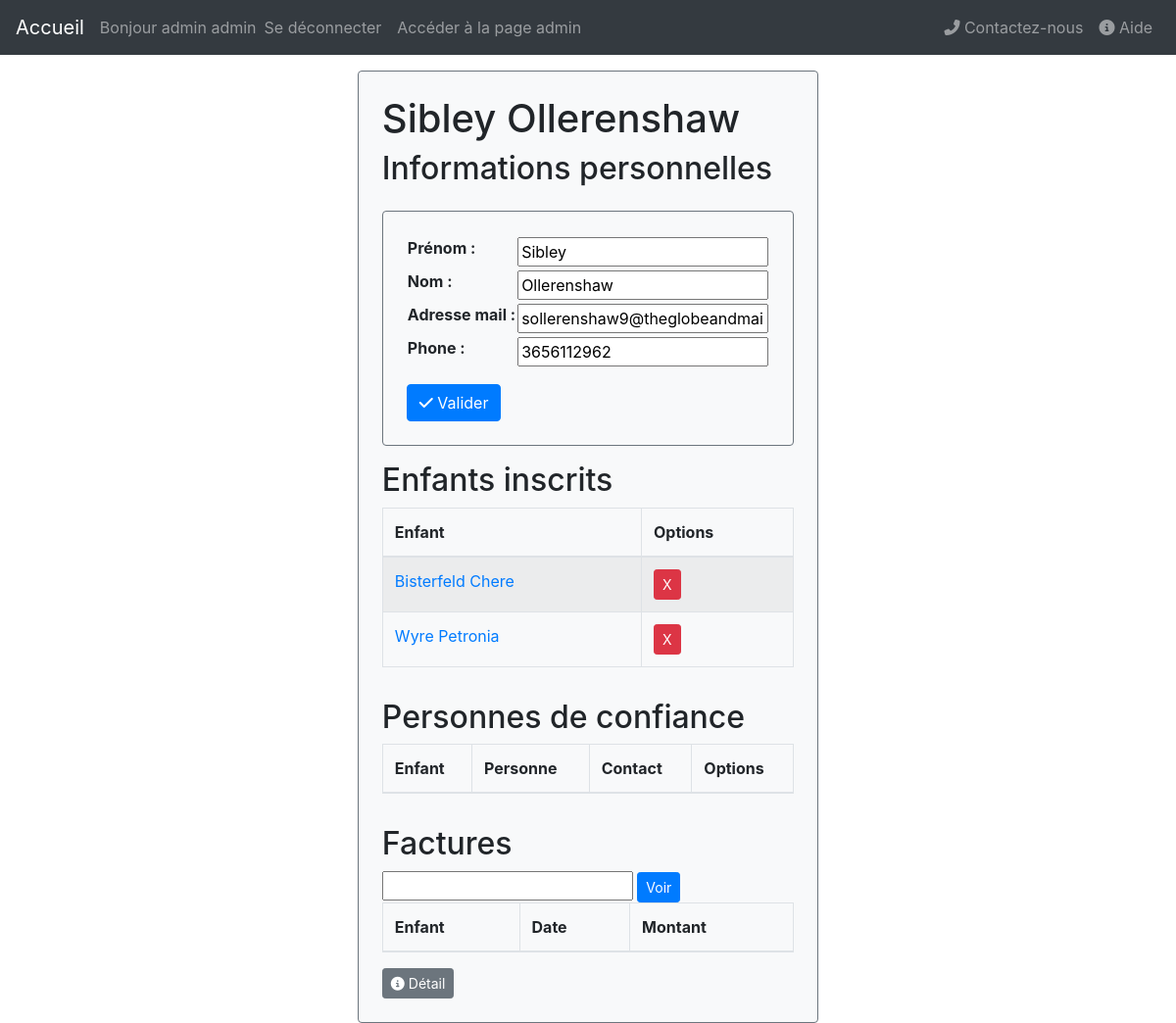
/parent/10/ (signed in), run on an earlier commit of the app's database.
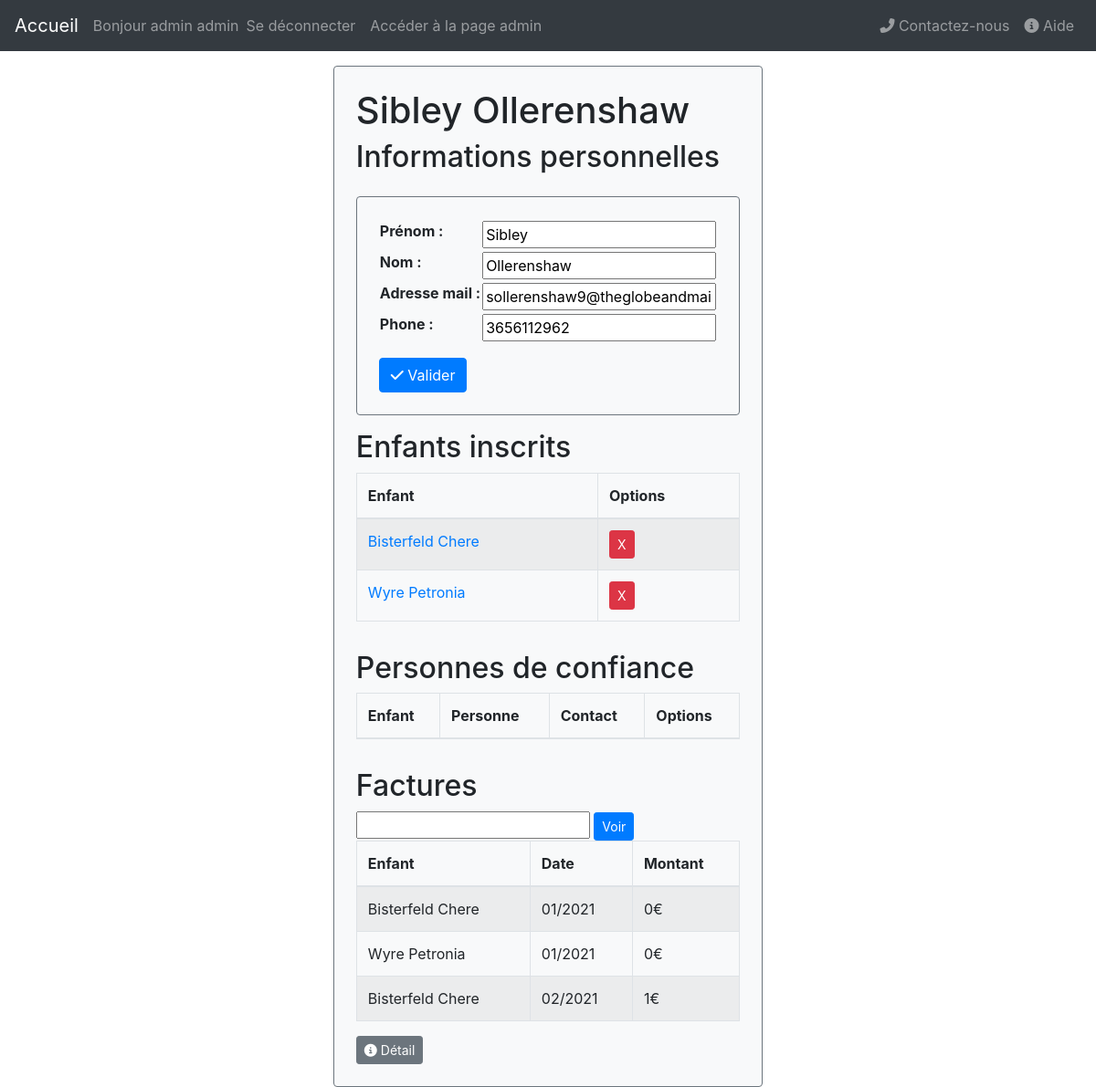
And on a later commit of the database.
### garderie/models.py (models this page shows, shortened)
class Child(models.Model):
	parent=models.ForeignKey(Parent, on_delete=models.DO_NOTHING, related_name='child_set')
	first_name=models.CharField(max_length=100, verbose_name="Prénom")
	last_name=models.CharField(max_length=100, verbose_name="Nom")
	second_parent=models.ForeignKey(Parent, on_delete=models.DO_NOTHING, related_name='child_set2', null=True)
	def __str__(self):
		return self.first_name+" "+self.last_name
	def get_full_name(self):
		return str(self)

class Bill(models.Model):
	MONTH=[(m, ugettext(date(1900, m, 1).strftime('%B')).capitalize())  for m in range(1,13)]
	YEAR=[(y, date(y, 1,1).strftime('Y')) for y in range(2000,timezone.now().year+1)]
	child=models.ForeignKey(Child, on_delete=models.CASCADE, verbose_name="Enfant associé")
	parent=models.ForeignKey(Parent, on_delete=models.DO_NOTHING, verbose_name="Facture")
	month=models.IntegerField(choices=MONTH, default=timezone.now().month, verbose_name="Mois")
	year=models.IntegerField(choices=YEAR, default=timezone.now().year, verbose_name="Année")
	@property
	def amount(self):
		return sum([x.calc_amount() for x in self.schedule_set.all()])

class Schedule(models.Model):
	child=models.ForeignKey(Child, on_delete=models.CASCADE, verbose_name="Enfant")
	rate=models.ForeignKey(HourlyRate, on_delete=models.CASCADE, null=True)
	arrival=models.DateTimeField('Heure d\'arrivée')
	departure=models.DateTimeField('Heure de départ', null=True)
	bill=models.ForeignKey(Bill, null=True, on_delete=models.DO_NOTHING)
	objects=ScheduleManager()
	def rounded_arrival(self):
		temp_arrival=self.arrival
		arrival_minute=floor(self.arrival.minute/30)*30
		temp_arrival=self.arrival.replace(minute=arrival_minute)
		return temp_arrival
	def rounded_departure(self):
		if not self.departure: # peut arriver si l'enfant est actuellement présent
			return None
		temp_departure=self.departure
		departure_minute=ceil(self.departure.minute/30)*30
		departure_hour=self.departure.hour
		if departure_minute==60:
			departure_minute=0
			departure_hour+=1
		if departure_hour==24:
			departure_hour-=1
		temp_departure=self.departure.replace(hour=departure_hour, minute=departure_minute)
		return temp_departure
	def rounded_arrival_departure(self):
		return (self.rounded_arrival(), self.rounded_departure())
	def calc_amount(self):
		if not self.departure:
			return 0
		arrival, departure=self.rounded_arrival_departure()
		duration=(departure-arrival).seconds/1800 # calcul à la demi-heure
		return round(duration*self.rate.value)	# round pour éliminer les millisecondes inutiles et avoir un int

class HourlyRate(models.Model):
	value=models.FloatField(verbose_name="Taux à la demi-heure (en €)")
	date_start=models.DateTimeField("Date de départ")
	date_end=models.DateTimeField("Date de fin", null=True)

### garderie/views/parent.py (the view)
# urls.py: path('parent/<int:pk>/', views.ParentProfileView.as_view(), name='parent_profile'),
class ParentProfileView(LoginRequiredMixin, UserPassesTestMixin, generic.DetailView):
	model=Parent
	template_name='garderie/parent_profile.html'
	def test_func(self):
		return is_parent_permitted(self)
	def get_context_data(self, **kwargs):
		context = super().get_context_data(**kwargs)
		context['new_child_form'] = NewChildFormParent(pk=self.kwargs['pk'])
		context['new_child_action'] =reverse('parent_create_child', kwargs={'pk':self.kwargs['pk']})
		context['new_reliable_form'] = NewReliableForm(pk=self.kwargs['pk'])
		context['new_reliable_action']=reverse('parent_create_reliable', kwargs={'pk':self.kwargs['pk']})
		context['personal_data_form'] = ParentUpdateForm(pk=self.kwargs['pk'],instance=User.objects.get(pk=self.kwargs['pk']),
																										 initial={'phone':self.object.phone})
		context['personal_data_action']=reverse('parent_update', kwargs={'pk':self.kwargs['pk']})
		today=timezone.now()
		context['bills']=self.object.bill_set.all()
		return context

### garderie/forms.py (shortened to what this page needs)
class NewChildFormParent(forms.ModelForm):
	second_parent_mail=forms.EmailField(label="Mail du deuxième parent (facultatif)", required=False)
	class Meta:
		model = Child
		fields = [ 'first_name', 'last_name']
	def __init__(self, *args, **kwargs):
		self.pid=kwargs.pop('pk')
		super().__init__(*args, **kwargs)

class NewReliableForm(forms.ModelForm):
	class Meta:
		model = ReliablePerson
		fields = [ 'child','first_name', 'last_name', 'phone']
	def __init__(self, *args, **kwargs):
		self.pid=kwargs.pop('pk')
		super().__init__(*args, **kwargs)
		parent=Parent.objects.get(uid=self.pid)
		self.fields['child'].queryset=parent.all_children()

### garderie/context_processors.py (called while the page is built)
def settings_processor(request):
	return {'settings':Config.objects.get_config()}

### garderie/managers.py (called while the page is built)
	def get_config(self):
		try:
			config=super().get_queryset()[0]
		except models.Config.DoesNotExist:
			config=models.Config()
			config.save()
		return config

### garderie/models.py (called while the page is built)
	def get_full_name(self):
		if self.last_name!='':
			return self.first_name+' '+self.last_name
		else:
			return self.email.split('@')[0].replace('.', ' ')

	def __str__(self):
		return str(self.uid.get_full_name())

	def get_full_name(self):
		return str(self)

### garderie/templates/garderie/parent_profile.html (shortened to what this page needs)
{% extends 'garderie/base.html' %}
{% load static %}
{% block body %}
{% if user.is_authenticated and user.id == parent.uid_id or user.is_superuser %}
<div class="d-flex justify-content-center pt-3">
 <div class="bg-light p-4 border border-secondary rounded">
	<h1>{{ parent.get_full_name|title}}</h1>
	<h2>Informations personnelles</h2>
	{% include 'garderie/forms/embedded_form.html' with action=personal_data_action form=personal_data_form %}
<div class="pt-3">
	<h2>Enfants inscrits</h2>
	<table id="parent_profile_enfant_tab" class="table table-striped table-bordered">
		<thead>
			<tr>
				<th>Enfant</th>
				<th> Options </th>
			</tr>
		</thead>
		<tbody>
	{% for child in parent.all_children %}
		<tr>
			<td>
				<a href={% url 'child_profile' child.id %}>
					{{child.get_full_name|title}}
			</td>
			<td>
				<form method="POST" action="{% url 'child_delete' child.id  %}?next={{request.path}}" onsubmit="return confirm('Êtes-vous sûr de vouloir supprimer '+ '{{child.get_full_name}}' + ' ?');">
	 				<input type="submit" value="X" class="btn btn-danger btn-sm">
				</form>
			</td>
		</tr>
	{% endfor %}
	</tbody>
	</table>
</div>
<div class="pt-3">
	<h2>Personnes de confiance</h2>
	<table id="parent_profile_confiance_tab" class="table table-striped table-bordered">
		<thead>
			<tr>
				<th>Enfant</th>
				<th>Personne</th>
				<th>Contact</th>
				<th>Options</th>
			</tr>
		</thead>
	</table>
</div>
<div class="pt-3">
	<h2>Factures</h2>
	<input type="text" id="swap_bills_input">
	<button id="swap_bills_display" data-pid="{{parent.uid_id}}" class="btn btn-primary btn-sm" >Voir</button>
	<div id="table_container">
	{% include 'garderie/include/parent_bills_table.html' with bills=parent.bill_set.all %}
</div>
	<button class="btn btn-secondary btn-sm" data-pid="{{parent.uid_id}}" id="btn-detail" data-toggle="modal" data-target="#factureModal"><i class="fas fa-info-circle"></i> Détail</button>
</div>
{% endif %}
</div>
</div>
{% endblock %}

### garderie/templates/garderie/include/parent_bills_table.html
	<table id="parent_profile_facture_tab" class="table table-striped table-bordered">
		<thead>
			<tr>
				<th>Enfant</th>
				<th>Date</th>
				<th>Montant</th>
			</tr>
		</thead>
		<tbody>
			{% for bill in bills %}
			<tr>
				<td>
						{{bill.child.get_full_name|title}}
				</td>
				<td>
					{{bill.month|stringformat:'02d'}}/{{bill.year}}
				</td>
				<td>
					{{bill.amount}}€
				</td>
			</tr>
			{% endfor %}
	</tbody>
	</table>

What changed in the data, as far as the page shows it:
now on this page (row edited): Bill: child.get_full_name "Bisterfeld Chere", month "01", year "2021", amount "0"
now on this page (row edited): Bill: child.get_full_name "Wyre Petronia", month "01", year "2021", amount "0"
now on this page (row edited): Bill: child.get_full_name "Bisterfeld Chere", month "02", year "2021", amount "1"
